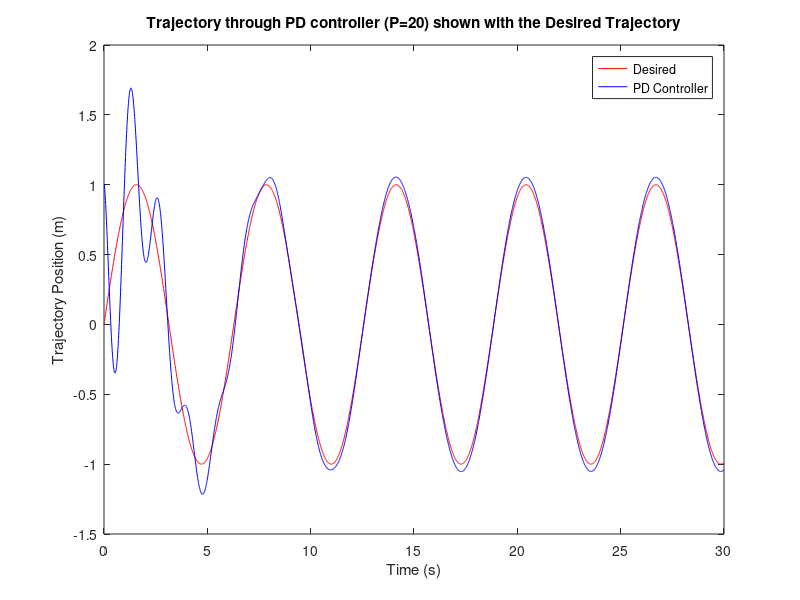

Reproduce this figure in MATLAB.

clear all; clc; close all;
 
%% PD controller
 
dt = 0.01;                           % Time step of simulation
Time = 0:dt:30;                      % Create time vector for simulation length
P = 20;                              % Define P and D gains for controller
D = 1;
mu = 10;                             % Viscous coefficient
DesiredTraj = sin(Time);             % Fabricate signal to follow
 
%State(:,1) = [1;0];                 % Create state which is a vector composed of [position; velocity]

   x(1)=1;
   v(1)=0;
   e(1)=1;
for i=1:size(Time,2)-1               % Simulate physical system with for loop
   
    x(i+1)=x(i)+v(i)*dt;
    e(i+1)=DesiredTraj(i+1)-x(i+1); %i or i+1 ?!?!?!?!?!
    edot(i+1)=(e(i+1)-e(i))/dt;
    
    u(i)=P*e(i)+D*edot(i);
 
    v(i+1)=v(i)+u(i)*dt;             % Enter your code here
    State(:,i) = [x(i);v(i)];
end
plot(Time, DesiredTraj, 'r');
hold on;
plot(Time, x, 'b');
xlabel 'Time (s)';
ylabel 'Trajectory Position (m)';
title 'Trajectory through PD controller (P=20) shown with the Desired Trajectory';
legend('Desired', 'PD Controller');
hold off;


